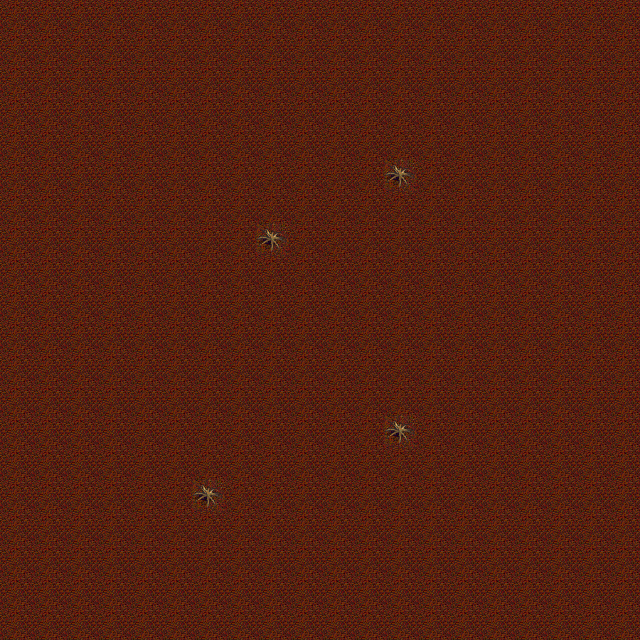

Tiled map render using the project's own tile images. Description and the whole map definition, tile-layer contents included, below:
An orthogonal 20x20 tile map with 32x32 px tiles, 1 tile layer (Calque de Tuiles 1).

<map version="1.9" tiledversion="1.9.2" orientation="orthogonal" renderorder="right-down" width="20" height="20" tilewidth="32" tileheight="32" infinite="0" nextlayerid="2" nextobjectid="1">
 <tileset firstgid="1" name="mars" tilewidth="32" tileheight="32" tilecount="2" columns="2">
  <image source="mars.png" width="64" height="32" />
 </tileset>
 <layer id="1" name="Calque de Tuiles 1" width="20" height="20">
  <data encoding="csv">
1,1,1,1,1,1,1,1,1,1,1,1,1,1,1,1,1,1,1,1,
1,1,1,1,1,1,1,1,1,1,1,1,1,1,1,1,1,1,1,1,
1,1,1,1,1,1,1,1,1,1,1,1,1,1,1,1,1,1,1,1,
1,1,1,1,1,1,1,1,1,1,1,1,1,1,1,1,1,1,1,1,
1,1,1,1,1,1,1,1,1,1,1,1,1,1,1,1,1,1,1,1,
1,1,1,1,1,1,1,1,1,1,1,1,2,1,1,1,1,1,1,1,
1,1,1,1,1,1,1,1,1,1,1,1,1,1,1,1,1,1,1,1,
1,1,1,1,1,1,1,1,2,1,1,1,1,1,1,1,1,1,1,1,
1,1,1,1,1,1,1,1,1,1,1,1,1,1,1,1,1,1,1,1,
1,1,1,1,1,1,1,1,1,1,1,1,1,1,1,1,1,1,1,1,
1,1,1,1,1,1,1,1,1,1,1,1,1,1,1,1,1,1,1,1,
1,1,1,1,1,1,1,1,1,1,1,1,1,1,1,1,1,1,1,1,
1,1,1,1,1,1,1,1,1,1,1,1,1,1,1,1,1,1,1,1,
1,1,1,1,1,1,1,1,1,1,1,1,2,1,1,1,1,1,1,1,
1,1,1,1,1,1,1,1,1,1,1,1,1,1,1,1,1,1,1,1,
1,1,1,1,1,1,2,1,1,1,1,1,1,1,1,1,1,1,1,1,
1,1,1,1,1,1,1,1,1,1,1,1,1,1,1,1,1,1,1,1,
1,1,1,1,1,1,1,1,1,1,1,1,1,1,1,1,1,1,1,1,
1,1,1,1,1,1,1,1,1,1,1,1,1,1,1,1,1,1,1,1,
1,1,1,1,1,1,1,1,1,1,1,1,1,1,1,1,1,1,1,1
</data>
 </layer>
</map>